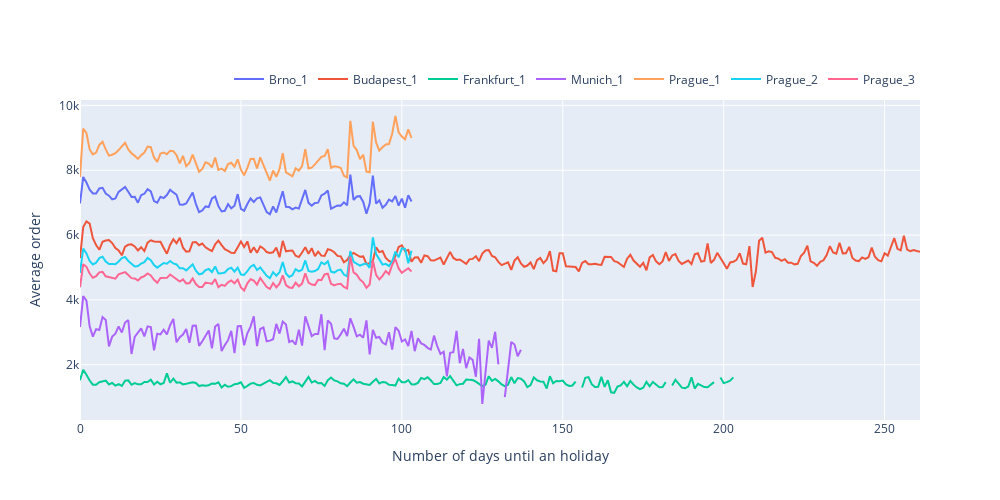

Write notebook code for a chart like this one.
### Code cell
avg_orders_per_day_until_holiday = pd.crosstab(
    train["days_until_next_holiday"],
    train["warehouse"],
    values=train["orders"],
    aggfunc="mean",
)

fig = go.Figure()

for warehouse, values in avg_orders_per_day_until_holiday.items():
    fig.add_trace(
        go.Scatter(
            y=values,
            mode="lines",
            name=warehouse,
        )
    )

fig.update_layout(
    autosize=False,
    width=1000,
    height=500,
    legend=dict(orientation="h", yanchor="bottom", y=1.02, xanchor="right", x=1),
    xaxis_title="Number of days until an holiday",
    yaxis_title="Average order",
)

fig.show()

### Figure 1 — Plotly figure (JSON) as saved in the notebook; plotly's stock layout.template omitted (floating-point values rounded to 4 significant figures; data arrays with more than 128 entries replaced by an {"elided": "..."} marker saying what was removed)
{"data": [{"mode": "lines", "name": "Brno_1", "type": "scatter", "y": {"elided": "262 float values"}}, {"mode": "lines", "name": "Budapest_1", "type": "scatter", "y": {"elided": "262 float values"}}, {"mode": "lines", "name": "Frankfurt_1", "type": "scatter", "y": {"elided": "262 float values"}}, {"mode": "lines", "name": "Munich_1", "type": "scatter", "y": {"elided": "262 float values"}}, {"mode": "lines", "name": "Prague_1", "type": "scatter", "y": {"elided": "262 float values"}}, {"mode": "lines", "name": "Prague_2", "type": "scatter", "y": {"elided": "262 float values"}}, {"mode": "lines", "name": "Prague_3", "type": "scatter", "y": {"elided": "262 float values"}}], "layout": {"autosize": false, "height": 500, "legend": {"orientation": "h", "x": 1, "xanchor": "right", "y": 1.02, "yanchor": "bottom"}, "width": 1000, "xaxis": {"title": {"text": "Number of days until an holiday"}}, "yaxis": {"title": {"text": "Average order"}}}}
